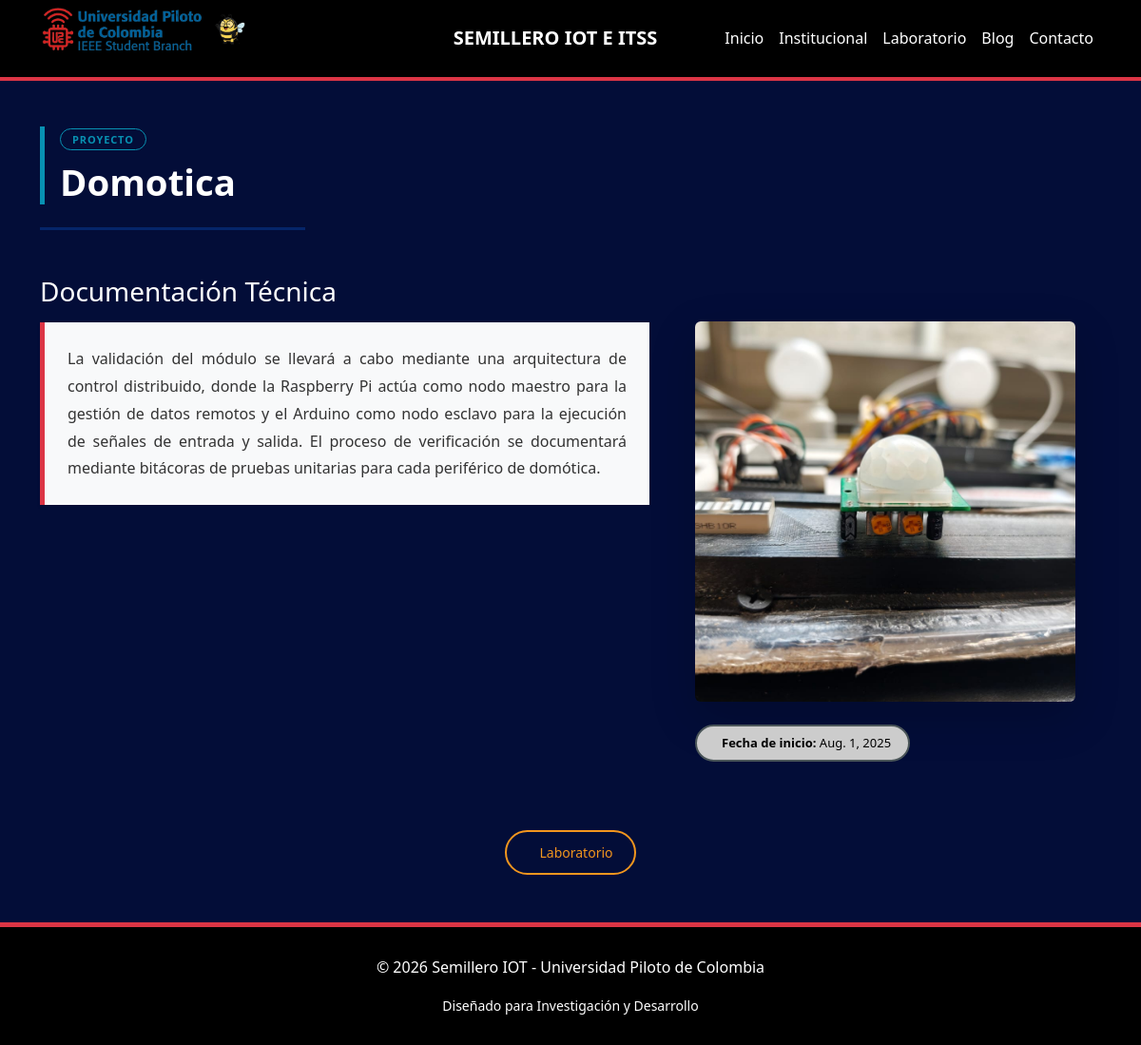
The app's page /proyecto/2/ with its own data.
### core/models.py (models this page shows, shortened)
class Proyecto(models.Model):
    nombre = models.CharField(max_length=200)
    descripcion_corta = models.CharField(
        max_length=300,
        help_text="Resumen mostrado en la tarjeta."
    )
    documentacion = models.TextField(
        help_text="Descripción técnica completa."
    )
    imagen = models.ImageField(
        upload_to='proyectos/',
        null=True,
        blank=True
    )
    fecha_inicio = models.DateField(
        default=timezone.now
    )
    enlace_repositorio = models.URLField(
        blank=True,
        null=True,
        help_text="GitHub / GitLab / Página del proyecto"
    )

### core/views.py (the view)
# urls.py: path('proyecto/<int:pk>/', views.detalle_proyecto, name='detalle_proyecto'),
def detalle_proyecto(request, pk):
    proyecto = get_object_or_404(Proyecto, pk=pk)
    return render(request, 'core/detalle_proyecto.html', {'proyecto': proyecto})

### core/templates/core/detalle_proyecto.html (shortened to what this page needs)
{% extends 'core/base.html' %}
{% load static %}
{% block content %}
<link rel="stylesheet" href="{% static 'core/css/detalle_proyecto.css' %}">
<link rel="stylesheet" href="{% static 'core/css/home.css' %}"> <link rel="stylesheet" href="https://cdn.jsdelivr.net/npm/@tabler/icons-webfont@latest/tabler-icons.min.css">
<div class="container mt-5">
    <div class="row">
        <div class="col-12">
            <div style="border-left: 5px solid #0891b2; padding-left: 16px; margin-bottom: 24px;">
                <span style="background: transparent; border: 1.5px solid #0891b2; color: #0891b2; border-radius: 999px; padding: 3px 12px; font-size: 11px; font-weight: 600; letter-spacing: 0.08em; text-transform: uppercase;">
                     Proyecto
                </span>
                <h1 style="font-size: 2.4rem; font-weight: 800; color: #fff; margin-top: 10px; line-height: 1.25;">
                    {{ proyecto.nombre }}
                </h1>
            </div>
            <hr class="border-primary border-3 w-25 mb-5">
        </div>
    </div>
    <div class="row d-flex flex-wrap flex-md-nowrap align-items-start gap-4">
        <div class="col-12 col-md-7">
            <h3 class="text-white mb-3">Documentación Técnica</h3>
            <div class="p-4 bg-light border-start border-5 border-danger shadow-sm h-100">
                <p class="documentacion-tecnica mb-0" style="color: #333; text-align: justify;">
                    {{ proyecto.documentacion }}
                </p>
            </div>
        </div>
        <div class="col-12 col-md-4 d-flex flex-column gap-3 mt-md-5">
            {% if proyecto.imagen %}
            <div class="text-center text-md-start">
                <img src="{{ proyecto.imagen.url }}"
                     class="img-fluid shadow-lg rounded"
                     alt="{{ proyecto.nombre }}"
                     style="width: 400%; max-width: 400px; height: 400px; object-fit: cover; display: inline-block;">
            </div>
            {% endif %}
            <div class="d-flex align-items-center gap-2 mt-2" style="background: #cccccc; border: 2px solid #4b5659; color: #000; border-radius: 999px; padding: 8px 18px; font-size: 13px; font-weight: 500; width: fit-content;">
                <span><strong>Fecha de inicio:</strong> {{ proyecto.fecha_inicio }}</span>
            </div>
        </div>
    </div> <div class="text-center mt-5 pt-4 mb-5">
        <a href="{% url 'home' %}#laboratorio" class="btn nav-btn lab text-center">
             Laboratorio
        </a>
    </div>
</div>
{% endblock %}

### core/static/core/css/base.css (style rules this page uses)
:root { --rojo-lab: #dc3545; --negro-deep: #000000; --blanco: #ffffff; --Azul: #030d38; }
body { font-family: 'Segoe UI', Tahoma, Geneva, Verdana, sans-serif; background-color: var(--Azul); color: var(--negro-deep); }

### core/static/core/css/detalle_proyecto.css (style rules this page uses)
.documentacion-tecnica { line-height: 1.8; text-align: justify; margin: 0; }
.row { align-items: flex-start; gap: 1rem; }

### core/static/core/css/home.css (style rules this page uses)
.nav-btn { display: inline-flex; align-items: center; gap: 12px; border-radius: 999px; padding: 11px 22px; font-size: 14px; font-weight: 500; cursor: pointer; transition: background 0.22s, color 0.22s, transform 0.18s; text-decoration: none; }
.nav-btn.lab { border: 2px solid #f3961e ; color: #f3961e ; background: transparent ; }

### records on screen
Proyecto: nombre "Domotica", documentacion "La validación del módulo se llevará a cabo mediante una arquitectura de control distribuido, donde la Raspberry Pi actúa como nodo maestro para la gestión de datos remotos y el Arduino como nodo esclavo para la ejecución de señales de entrada y salida. El proceso de verificación se documentará mediante bitácoras de pruebas unitarias para cada periférico de domótica.", imagen (picture), fecha_inicio "Aug. 1, 2025"
